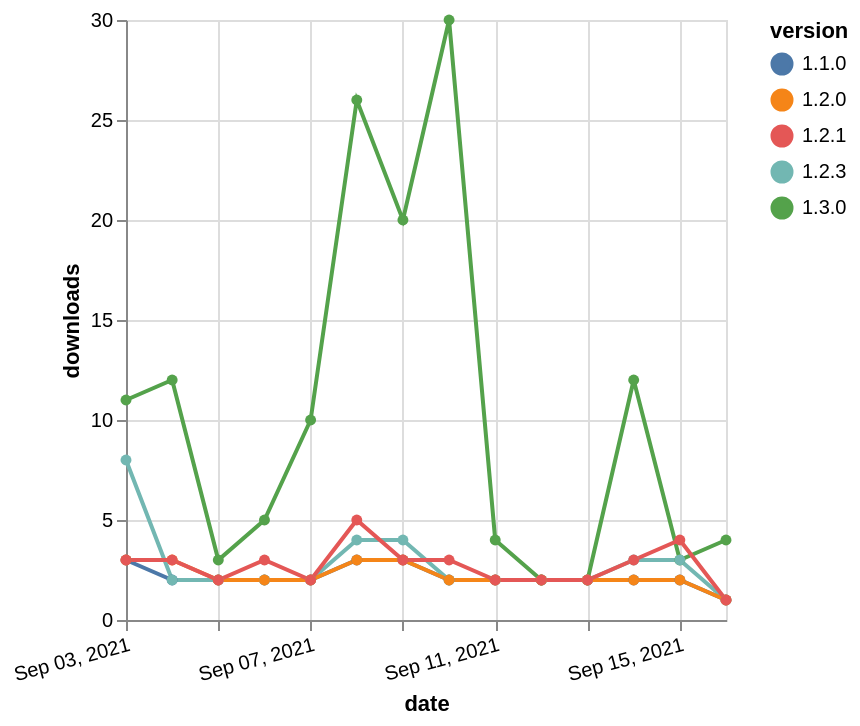

Vega-Lite specification for this chart:
### Vega-Lite specification from a JSON file in a GitHub repository (floating-point values rounded to 4 significant figures)
{"$schema": "https://vega.github.io/schema/vega-lite/v5.json", "description": "A simple bar chart with embedded data.", "data": {"values": [{"date": "2021-09-03", "total": 198, "delta": 3, "version": "1.1.0"}, {"date": "2021-09-04", "total": 200, "delta": 2, "version": "1.1.0"}, {"date": "2021-09-05", "total": 202, "delta": 2, "version": "1.1.0"}, {"date": "2021-09-06", "total": 204, "delta": 2, "version": "1.1.0"}, {"date": "2021-09-07", "total": 206, "delta": 2, "version": "1.1.0"}, {"date": "2021-09-08", "total": 209, "delta": 3, "version": "1.1.0"}, {"date": "2021-09-09", "total": 212, "delta": 3, "version": "1.1.0"}, {"date": "2021-09-10", "total": 214, "delta": 2, "version": "1.1.0"}, {"date": "2021-09-11", "total": 216, "delta": 2, "version": "1.1.0"}, {"date": "2021-09-12", "total": 218, "delta": 2, "version": "1.1.0"}, {"date": "2021-09-13", "total": 220, "delta": 2, "version": "1.1.0"}, {"date": "2021-09-14", "total": 222, "delta": 2, "version": "1.1.0"}, {"date": "2021-09-15", "total": 224, "delta": 2, "version": "1.1.0"}, {"date": "2021-09-16", "total": 225, "delta": 1, "version": "1.1.0"}, {"date": "2021-09-03", "total": 61, "delta": 11, "version": "1.3.0"}, {"date": "2021-09-04", "total": 73, "delta": 12, "version": "1.3.0"}, {"date": "2021-09-05", "total": 76, "delta": 3, "version": "1.3.0"}, {"date": "2021-09-06", "total": 81, "delta": 5, "version": "1.3.0"}, {"date": "2021-09-07", "total": 91, "delta": 10, "version": "1.3.0"}, {"date": "2021-09-08", "total": 117, "delta": 26, "version": "1.3.0"}, {"date": "2021-09-09", "total": 137, "delta": 20, "version": "1.3.0"}, {"date": "2021-09-10", "total": 167, "delta": 30, "version": "1.3.0"}, {"date": "2021-09-11", "total": 171, "delta": 4, "version": "1.3.0"}, {"date": "2021-09-12", "total": 173, "delta": 2, "version": "1.3.0"}, {"date": "2021-09-13", "total": 175, "delta": 2, "version": "1.3.0"}, {"date": "2021-09-14", "total": 187, "delta": 12, "version": "1.3.0"}, {"date": "2021-09-15", "total": 190, "delta": 3, "version": "1.3.0"}, {"date": "2021-09-16", "total": 194, "delta": 4, "version": "1.3.0"}, {"date": "2021-09-03", "total": 190, "delta": 8, "version": "1.2.3"}, {"date": "2021-09-04", "total": 192, "delta": 2, "version": "1.2.3"}, {"date": "2021-09-05", "total": 194, "delta": 2, "version": "1.2.3"}, {"date": "2021-09-06", "total": 196, "delta": 2, "version": "1.2.3"}, {"date": "2021-09-07", "total": 198, "delta": 2, "version": "1.2.3"}, {"date": "2021-09-08", "total": 202, "delta": 4, "version": "1.2.3"}, {"date": "2021-09-09", "total": 206, "delta": 4, "version": "1.2.3"}, {"date": "2021-09-10", "total": 208, "delta": 2, "version": "1.2.3"}, {"date": "2021-09-11", "total": 210, "delta": 2, "version": "1.2.3"}, {"date": "2021-09-12", "total": 212, "delta": 2, "version": "1.2.3"}, {"date": "2021-09-13", "total": 214, "delta": 2, "version": "1.2.3"}, {"date": "2021-09-14", "total": 217, "delta": 3, "version": "1.2.3"}, {"date": "2021-09-15", "total": 220, "delta": 3, "version": "1.2.3"}, {"date": "2021-09-16", "total": 221, "delta": 1, "version": "1.2.3"}, {"date": "2021-09-03", "total": 244, "delta": 3, "version": "1.2.0"}, {"date": "2021-09-04", "total": 247, "delta": 3, "version": "1.2.0"}, {"date": "2021-09-05", "total": 249, "delta": 2, "version": "1.2.0"}, {"date": "2021-09-06", "total": 251, "delta": 2, "version": "1.2.0"}, {"date": "2021-09-07", "total": 253, "delta": 2, "version": "1.2.0"}, {"date": "2021-09-08", "total": 256, "delta": 3, "version": "1.2.0"}, {"date": "2021-09-09", "total": 259, "delta": 3, "version": "1.2.0"}, {"date": "2021-09-10", "total": 261, "delta": 2, "version": "1.2.0"}, {"date": "2021-09-11", "total": 263, "delta": 2, "version": "1.2.0"}, {"date": "2021-09-12", "total": 265, "delta": 2, "version": "1.2.0"}, {"date": "2021-09-13", "total": 267, "delta": 2, "version": "1.2.0"}, {"date": "2021-09-14", "total": 269, "delta": 2, "version": "1.2.0"}, {"date": "2021-09-15", "total": 271, "delta": 2, "version": "1.2.0"}, {"date": "2021-09-16", "total": 272, "delta": 1, "version": "1.2.0"}, {"date": "2021-09-03", "total": 95, "delta": 3, "version": "1.2.1"}, {"date": "2021-09-04", "total": 98, "delta": 3, "version": "1.2.1"}, {"date": "2021-09-05", "total": 100, "delta": 2, "version": "1.2.1"}, {"date": "2021-09-06", "total": 103, "delta": 3, "version": "1.2.1"}, {"date": "2021-09-07", "total": 105, "delta": 2, "version": "1.2.1"}, {"date": "2021-09-08", "total": 110, "delta": 5, "version": "1.2.1"}, {"date": "2021-09-09", "total": 113, "delta": 3, "version": "1.2.1"}, {"date": "2021-09-10", "total": 116, "delta": 3, "version": "1.2.1"}, {"date": "2021-09-11", "total": 118, "delta": 2, "version": "1.2.1"}, {"date": "2021-09-12", "total": 120, "delta": 2, "version": "1.2.1"}, {"date": "2021-09-13", "total": 122, "delta": 2, "version": "1.2.1"}, {"date": "2021-09-14", "total": 125, "delta": 3, "version": "1.2.1"}, {"date": "2021-09-15", "total": 129, "delta": 4, "version": "1.2.1"}, {"date": "2021-09-16", "total": 130, "delta": 1, "version": "1.2.1"}]}, "width": "container", "mark": {"type": "line", "point": {"filled": true}}, "encoding": {"x": {"field": "date", "type": "temporal", "timeUnit": "yearmonthdate", "title": "date", "axis": {"labelAngle": -15}}, "y": {"field": "delta", "type": "quantitative", "title": "downloads"}, "color": {"field": "version", "type": "nominal"}, "tooltip": {"field": "delta"}}}
